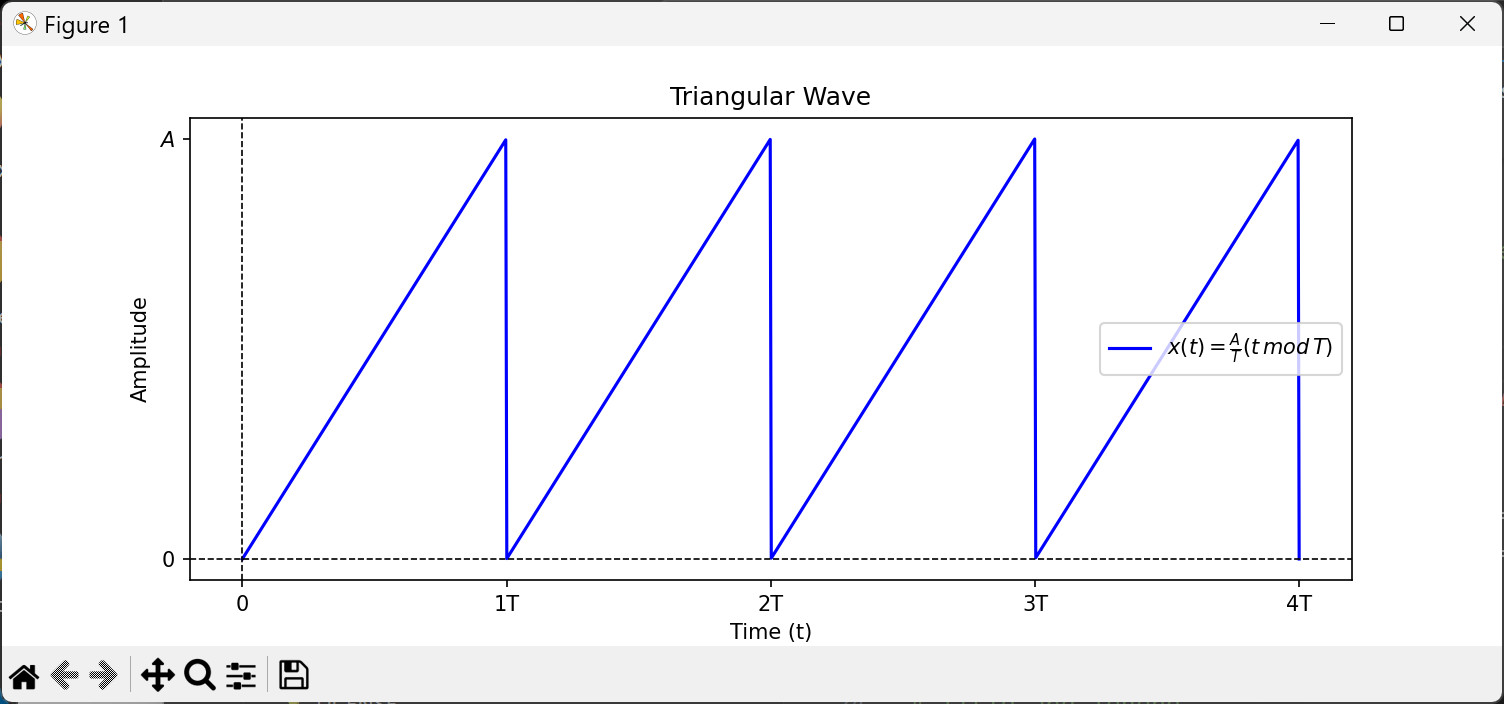

Generate this figure with Python:
import numpy as np
import matplotlib.pyplot as plt
from sympy import Rational

# Parameters
A = 1      # Numeric Amplitude
T = 2      # Numeric Period
N = 1000
ts = [0, 4*T]
t = np.linspace(ts[0], ts[1], N) # Time array

# Sawtooth wave function
x_t = (A/T) * (t % T) 

# Create plot
plt.figure(figsize=(10, 4))
plt.plot(t, x_t, label=r'$x(t) = \frac{A}{T} (t\, mod\, T)$', color='b')

# Customizing axis labels
plt.axhline(0, color='black', linewidth=0.8, linestyle='--')
plt.axvline(0, color='black', linewidth=0.8, linestyle='--')
plt.xlabel('Time (t)')
plt.ylabel('Amplitude')

# Title and legend
plt.title('Triangular Wave')
plt.legend(loc="center right")

# Generate tick positions with intervals of T/4
T_ticks = np.arange(ts[0], ts[1]+T, T)
# Generate corresponding labels for the ticks
T_labels = [r'{}T'.format(i) if i>0 else r'{}'.format(i)
            for i in range(len(T_ticks))]
# Replace T in labels with the symbolic form
print(T_labels)
T_labels = [t for t in T_labels]
plt.xticks(T_ticks, T_labels)

# Custom y-ticks showing A
plt.yticks([0, A], [r'$0$', r'$A$'])

plt.grid(False)
plt.show()
